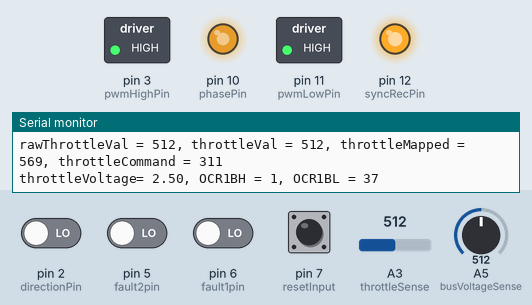
Bench run of a sketch on a simulated Arduino Uno, built with avr-gcc and run on an emulated ATmega328P. Shown: switched loads named in the sketch (green lamp = pin HIGH), output pins drawn as LEDs (lit = HIGH), the last lines printed to the serial monitor. The test bench sets the inputs (shaded band); at power-on: pin 7 (resetInput) HIGH, pin 2 (directionPin), pin 5 (fault2pin), pin 6 (fault1pin) LOW, A3 (throttleSense) = 512, A5 (busVoltageSense) = 512. Pins used as bus, display or sensor lines are not drawn.

Above: at 1.2 s.
1.3 s: A3 (throttleSense) set to 306
At 1.8 s:
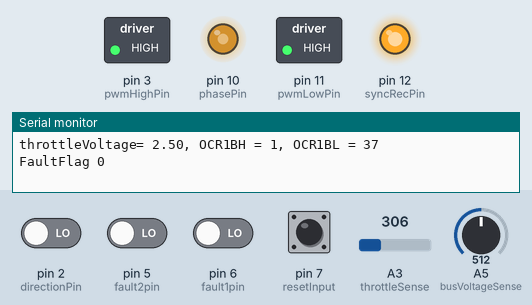
2.8 s: pin 5 (fault2pin) driven HIGH
At 3.4 s:
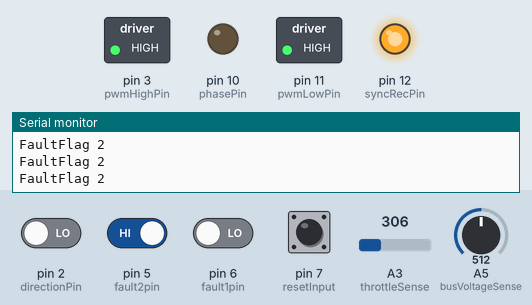
4.3 s: pin 7 (resetInput) pulled LOW for 0.15 s
At 5.7 s:
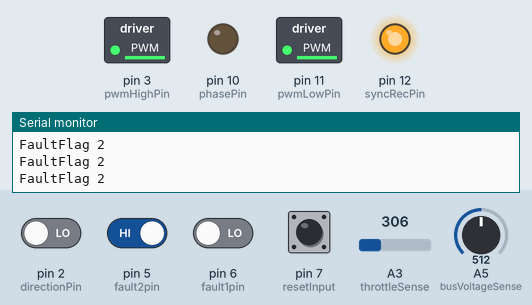
6.0 s: pin 6 (fault1pin) driven HIGH
At 6.5 s:
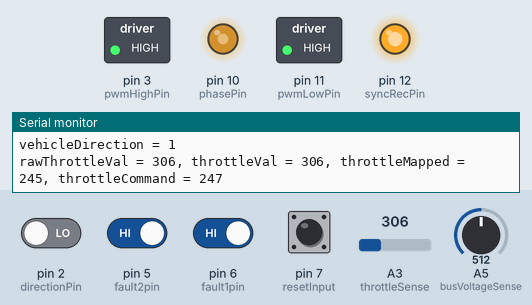
7.5 s: A3 (throttleSense) set to 140
10.5 s: A3 (throttleSense) set to 511
At 11.7 s:
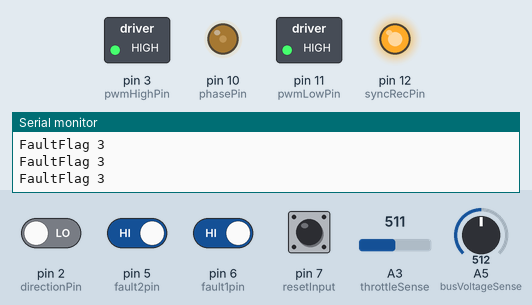
Timing chart, 0 to 13.0 s (numbered marks = the images above; inputs shaded):
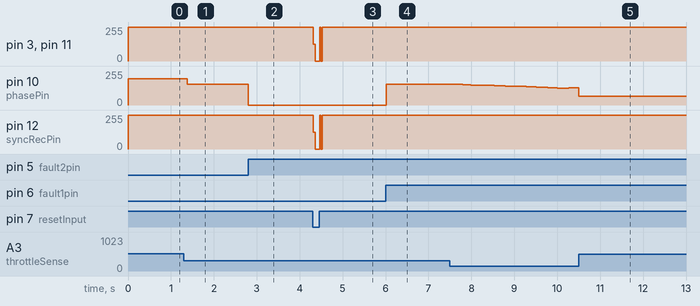

The sketch:

ParagonMk1_1.ino
```cpp
// Paragon code for Arduino Uno R3

#include "Configuration.h"
#include "FaultDetect.h"
#include "DataBridge.h"

//----------------------------------------------------------------
// User Settings
//----------------------------------------------------------------
int throttleValMin = 150; // Set higher than minimum rawThrottleVal
int throttleValMax =  800; // Set lower than maximum rawThrottleVal
int throttleValCount = throttleValMin;
float maxBusVoltage = 44.0; // Maximum Voltage for overvoltage protection
float minBusVoltage = 12.0;// Minimum voltage for undervoltage protection

//----------------------------------------------------------------
// Constants
//----------------------------------------------------------------
// Feedback Values
  int rawThrottleVal, directionReq, reset;
// Command Constants
  int vehicleDirection = 1; // 1 = forward
// PWM output to driver. 50% duty cycle = no movement
  int newPulseWidth; // As 16bit number, 0 = full reverse, 65535 = full forward, 32767 = 50% duty cycle
// Used for throttling serial actions
  unsigned long latchTime;
// Used for Fault Detection
  FaultDetect myFault(&fault1pin, &fault2pin);
// Used for sending data to custom processor
  DataBridge adb(9600);

//----------------------------------------------------------------
// Setup
//----------------------------------------------------------------
void setup() {
  // Set serial baud rate
   Serial.begin(9600);

  // Setup reset pins
  pinMode(resetDriverPower, OUTPUT);
  digitalWrite(resetDriverPower, LOW); // Active low reset that cuts power to A3941 IC
  pinMode(resetDriverPin, OUTPUT);
  digitalWrite(resetDriverPin, LOW); // Active low reset that puts A3941 to sleep


  // Lower level PWM register setups
  //----------------------------------------------------------------
  // Timer1 Setup: Phase and Frequency Correct PWM (Mode 8) for pin 9 (statusLED) and pin 10 (phasePin)
  // 20kHz switching frequency
  // See Tables 15-3, 15-4, and 15-5 in ATmega328P manual for more detail
  TCCR1A = _BV(COM1A1) | _BV(COM1B1); // Sets TOP = ICR1. PWM can be inverted by adding "_BV(COM1A0) | _BV(COM1B0)"
  TCCR1B = _BV(WGM13) | _BV(CS10); // Sets prescaler to 1
  ICR1 = 400; // Sets TOP value, i.e. maximum Timer1 value

  // Timer2 Setup: Phase Correct PWM (Mode 1) for pin 3 (pwmHighPin) and pin 11 (pwmLowPin)
  // 31.37kHz switching frequency
  // See Tables 17-4, 17-7, 17-8, and 17-9 in ATmega328P manual for more detail
  TCCR2A =  _BV(WGM20) | _BV(COM2A1) | _BV(COM2B1); // Sets TOP = MAX = 0xFF. PWM can be inverted by adding "_BV(COM2A0) | _BV(COM2B0)"
  TCCR2B = _BV(CS20); // Sets prescaler to 1, PWM frequency will be 31.37kHz

  // Default bridge to powered down state - All gate drives off
  OCR1A = 0; // Sets 16-bit OC1A (statusLED) low
  OCR1BH = 0; // Sets 16-bit OC1B (phasePin) low
  OCR1BL = 0;
  OCR2A = 0; // Sets 8-bit OC2A (pwmLowPin) low
  OCR2B = 0; // Sets 8-bit OC2B (pwmHighPin) low
  digitalWrite(syncRecPin, LOW);

  //Setup PWM pins to output.
  pinMode(pwmHighPin, OUTPUT);
  pinMode(pwmLowPin, OUTPUT);
  pinMode(phasePin, OUTPUT);
  pinMode(syncRecPin, OUTPUT);

  // Setup input pins. Writing an input LOW turns off built in 20K pull up resistor
  pinMode(directionPin, INPUT);
  pinMode(resetInput, INPUT);
  pinMode(fault1pin, INPUT);
  pinMode(fault2pin, INPUT);

  digitalWrite(directionPin, LOW);
  digitalWrite(resetInput, LOW);
  digitalWrite(fault1pin, LOW);
  digitalWrite(fault2pin, LOW);

  // Set bridge control
  OCR2A = 255; // Sets 8-bit OC2A (pwmLowPin) high
  OCR2B = 255; // Sets 8-bit OC2B (pwmHighPin) high
  digitalWrite(syncRecPin, HIGH);

  // Turn on bridge outputs
  digitalWrite(resetDriverPower, HIGH);
  digitalWrite(resetDriverPin, HIGH);

}

//----------------------------------------------------------------
// Main Loop
//----------------------------------------------------------------
void loop() {

  int reset = digitalRead(resetInput);
  int busVoltageVal = analogRead(busVoltageSense);
  float busVoltage = busVoltageVal * (50.0 / 1023);

  // Turn off bridge outputs under these conditions
  if(reset == 0) { /*resetInput must be pulled high for proper operation*/
    digitalWrite(resetDriverPin, LOW);
    digitalWrite(resetDriverPower, LOW);
  } else {
    OCR2A = 255;
    OCR2B = 255;
    digitalWrite(syncRecPin, HIGH);
    digitalWrite(resetDriverPower, HIGH);
    digitalWrite(resetDriverPin, HIGH);
  }

 // Fault checking
 //----------------------------------------------------------------
 if (myFault.hasFault()) {
      adb.announceFault(myFault.getLastFaultCode());
      if(myFault.getLastFaultCode() == 2) {
          OCR2A = 0;
          OCR2B = 0;
          digitalWrite(syncRecPin, LOW);
          OCR1B = 0;
          return;
      }
 }

  // Throttle mapping
  //----------------------------------------------------------------
  rawThrottleVal = analogRead(throttleSense); // Reads current throttle value (0-1023)
  float throttleVoltage = rawThrottleVal * (5.0 / 1023); // Converts throttle value to voltage (0.0-5.0)

 // If throttleVal drops below current throttleValCount, output is decremented (once per loop) until throttleVal is >= throttleValCount. Can be eased more by adding more loops between decrements.
  if (rawThrottleVal >= throttleValCount) {
    throttleValCount = rawThrottleVal;
  } else {
    --throttleValCount;
  }

  int throttleVal = constrain(throttleValCount, throttleValMin, throttleValMax); // Ensures throttle stays in user set bounds (throttleValMin-throttleValMax)
  int throttleMapped = map(throttleVal, throttleValMin, throttleValMax, 0, 1023); // Maps throttle value according to user settings (0-1023)

  // Only change direction if throttle is low enough
  directionReq = digitalRead(directionPin);
  if(directionReq == !vehicleDirection) {
   if(throttleMapped < 10) {
     vehicleDirection = directionReq;
   }
  }

  // Map throttleCommand
  int throttleCommand;
  throttleCommand = map(throttleMapped, 0, 1023, 0, ICR1 / 2); // (0-200)

  // Remap throttleCommand according to vehicle direction, and add reverse speed limit
  if (!vehicleDirection) {
    throttleCommand = map(throttleCommand, 0, ICR1 / 2, ICR1 / 2, 0);
    if (throttleCommand < (ICR1 / 4)) { // 50% reverse speed limit
      throttleCommand = (ICR1 / 4);
    }
  } else {
    throttleCommand = map(throttleCommand, 0, ICR1 / 2, ICR1 / 2, ICR1);
  }

  OCR1B = throttleCommand; // FINALLY set the PWM register


  // Serial Communication
  //-----------------------
  //Send data to the serial monitor
  if(millis()>latchTime) {
    adb.announceMotorControllerData(
    reset,
    busVoltageVal, busVoltage,
    rawThrottleVal, throttleVal, throttleVoltage, throttleMapped, throttleCommand,
    vehicleDirection,
    OCR1BH, OCR1BL);
    adb.announceFault(myFault.getLastFaultCode());
    latchTime+=1000;
  }
}
```

DataBridge.cpp
```cpp
#include "Arduino.h"
#include "DataBridge.h"

DataBridge::DataBridge(int baudRate) {
     //Be sure to declare serial in setup
}

void DataBridge::announceFault (int faultCode) {
    Serial.print("FaultFlag ");
    Serial.println(faultCode);
}

void DataBridge::announceMotorControllerData(
    int reset,
    int busVoltageVal, float busVoltage,
    int rawThrottleVal, int throttleVal, float throttleVoltage, int throttleMapped, int throttleCommand,
    int vehicleDirection,
    int t1H, int t1L)
{

    Serial.println("\nData:");

    Serial.print("reset = ");
    Serial.println(reset);

    Serial.print("busVoltageVal = ");
    Serial.print(busVoltageVal);
    Serial.print(", busVoltage = ");
    Serial.println(busVoltage);

    Serial.print("vehicleDirection = ");
    Serial.println(vehicleDirection);

    Serial.print("rawThrottleVal = ");
    Serial.print(rawThrottleVal);
    Serial.print(", throttleVal = ");
    Serial.print(throttleVal);
    Serial.print(", throttleMapped = ");
    Serial.print(throttleMapped);
    Serial.print(", throttleCommand = ");
    Serial.println(throttleCommand);

    Serial.print("throttleVoltage= ");
    Serial.print(throttleVoltage);


    Serial.print(", OCR1BH = ");
    Serial.print(t1H, HEX);
    Serial.print(", OCR1BL = ");
    Serial.println(t1L, HEX);
}
```

DataBridge.h
```cpp
#ifndef DataBridge_h
#define DataBridge_h

#include "Arduino.h"

class DataBridge {
  public:
    DataBridge(int);
    void announceFault(int);
    void announceMotorControllerData(
      int,
      int, float,
      int, int, float, int, int,
      int,
      int, int);
    };
#endif
```

FaultDetect.cpp
```cpp
#include "Arduino.h"
#include "FaultDetect.h"

FaultDetect::FaultDetect(const int* fault1pin, const int* fault2pin) {
   pinMode(*fault1pin, INPUT);
   pinMode(*fault2pin, INPUT);

  _fault1pin = fault1pin;
  _fault2pin = fault2pin;
}

int FaultDetect::readFault (int f1, int f2) {
  //Fault Flags thrown by A3941 driver chip:
  if (!(f1 || f2)) {
    return 0;  //0 = (FF1 = 0, FF2 = 0) : No Fault
  } else if (f1 && !f2) {
    return 1;  //1 = (FF1 = 1, FF2 = 0) : Overtemperature (165 celcius) of A3941 driver chip. Fault is automatically cleared when temperature drops below recovery level.
  } else if (!f1 && f2) {
    return 2;  //2 = (FF1 = 0, FF2 = 1) : Short (Short to ground, short to supply, or shorted load). Fault latched until reset.
  } else if (f1 && f2) {
    return 3;  //3 = (FF1 = 1, FF2 = 1) : UnderVoltage (V5, VReg, or Bootstrap undervoltage). Fault latched until reset.
  }
}

boolean FaultDetect::hasFault() {
  int fault1val = digitalRead(*_fault1pin);
  int fault2val = digitalRead(*_fault2pin);
  _faultCode = FaultDetect::readFault(fault1val, fault2val);
  if (_faultCode == 0) {
    return false;
  }
  return true;
}

int FaultDetect::getLastFaultCode() {
  return _faultCode;
}
```

FaultDetect.h
```cpp
#ifndef FaultDetect_h
#define FaultDetect_h

#include "Arduino.h"

class FaultDetect {
  public:
    FaultDetect(const int*, const int*);
    boolean hasFault();
    int getLastFaultCode();
  private:
    int readFault(int, int);
    const int *_fault1pin;
    const int *_fault2pin;
    int _faultCode;
};
#endif
```

Configuration.h
```cpp
#ifndef Configuration_h
#define Configuration_h

//Analog input pins
const int currentSense = 1;
const int speedLimitSense = 2;
const int throttleSense = 3;
const int brakeSense = 4;
const int busVoltageSense = 5;

//Digital pins
const int rx = 0;
const int tx = 1;
const int directionPin = 2; //input
const int pwmHighPin = 3; //output
const int resetDriverPin = 4; //output
const int fault2pin = 5; //input
const int fault1pin = 6; //input
const int resetInput = 7; //input from MISC connector
const int resetDriverPower = 8; //output
const int statusLED = 9; //output
const int phasePin = 10; //output
const int pwmLowPin = 11; //output
const int syncRecPin = 12; //output

#endif
```

Measured:
- after the input at 1.3 s, pin 10 (phasePin): 198/255 → 157/255 after 0.09 s
- after the input at 2.8 s, pin 10 (phasePin): 157/255 → 0/255 at once
- after the input at 4.3 s, pin 3 (pwmHighPin), pin 11 (pwmLowPin), pin 12 (syncRecPin): 255/255 → 0/255 at once, → 253/255 0.14 s later
- after the input at 6.0 s, pin 3 (pwmHighPin), pin 11 (pwmLowPin), pin 12 (syncRecPin): 253/255 → 255/255 after 0.05 s; pin 10 (phasePin): 0/255 → 157/255 at once
- after the input at 10.5 s, pin 10 (phasePin): 128/255 → 64/255 at once
